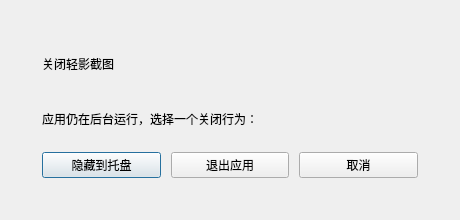
<?xml version="1.0" encoding="UTF-8"?>
<ui version="4.0">
 <class>CloseDialog</class>
 <widget class="QDialog" name="CloseDialog">
  <property name="geometry">
   <rect>
    <x>0</x>
    <y>0</y>
    <width>460</width>
    <height>220</height>
   </rect>
  </property>
  <property name="windowTitle">
   <string>关闭应用</string>
  </property>
  <property name="modal">
   <bool>true</bool>
  </property>
  <layout class="QVBoxLayout" name="rootLayout">
   <property name="spacing">
    <number>16</number>
   </property>
   <property name="leftMargin">
    <number>20</number>
   </property>
   <property name="topMargin">
    <number>20</number>
   </property>
   <property name="rightMargin">
    <number>20</number>
   </property>
   <property name="bottomMargin">
    <number>20</number>
   </property>
   <item>
    <widget class="QFrame" name="dialogCard">
     <property name="frameShape">
      <enum>QFrame::NoFrame</enum>
     </property>
     <layout class="QVBoxLayout" name="cardLayout">
      <property name="spacing">
       <number>12</number>
      </property>
      <property name="leftMargin">
       <number>22</number>
      </property>
      <property name="topMargin">
       <number>22</number>
      </property>
      <property name="rightMargin">
       <number>22</number>
      </property>
      <property name="bottomMargin">
       <number>22</number>
      </property>
      <item>
       <widget class="QLabel" name="titleLabel">
        <property name="text">
         <string>关闭轻影截图</string>
        </property>
       </widget>
      </item>
      <item>
       <widget class="QLabel" name="messageLabel">
        <property name="text">
         <string>应用仍在后台运行，选择一个关闭行为：</string>
        </property>
        <property name="wordWrap">
         <bool>true</bool>
        </property>
       </widget>
      </item>
      <item>
       <layout class="QHBoxLayout" name="buttonLayout">
        <property name="spacing">
         <number>10</number>
        </property>
        <item>
         <widget class="QPushButton" name="hideToTrayButton">
          <property name="text">
           <string>隐藏到托盘</string>
          </property>
         </widget>
        </item>
        <item>
         <widget class="QPushButton" name="exitAppButton">
          <property name="text">
           <string>退出应用</string>
          </property>
         </widget>
        </item>
        <item>
         <widget class="QPushButton" name="cancelButton">
          <property name="text">
           <string>取消</string>
          </property>
         </widget>
        </item>
       </layout>
      </item>
     </layout>
    </widget>
   </item>
  </layout>
 </widget>
 <resources/>
 <connections/>
</ui>
